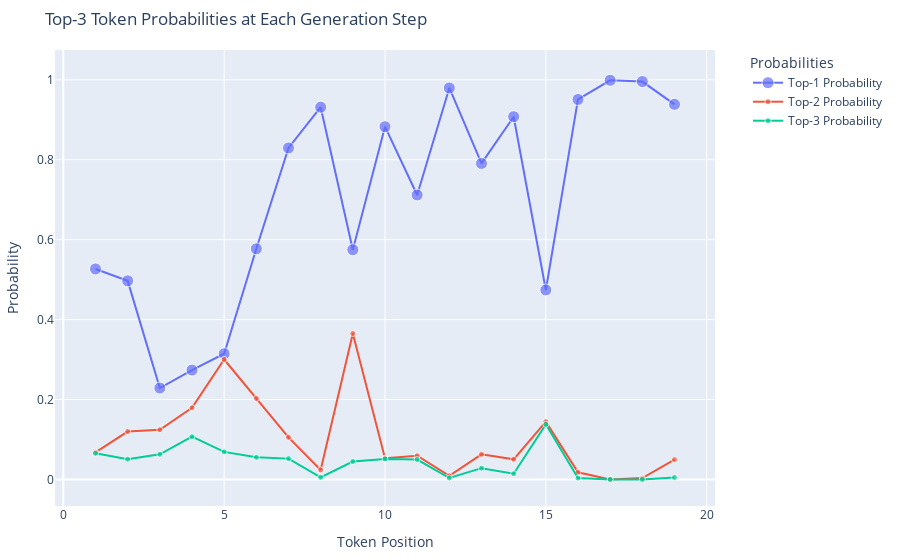

Notebook code for this chart:
### Code cell
ans_data = generate_answer(question_to_prompt(test_qnas[sample_i]))

visualize_topk_plotly(
    ans_data, 
    save_html=True,
    # show_text=False,
)

### Figure 1 — Plotly figure (JSON) as saved in the notebook; plotly's stock layout.template omitted (floating-point values rounded to 4 significant figures)
{"data": [{"marker": {"size": [12, 12, 12, 12, 12, 12, 12, 12, 12, 12, 12, 12, 12, 12, 12, 12, 12, 12, 12]}, "mode": "lines+markers", "name": "Top-1 Probability", "textposition": "top center", "type": "scatter", "x": [1, 2, 3, 4, 5, 6, 7, 8, 9, 10, 11, 12, 13, 14, 15, 16, 17, 18, 19], "y": [0.5268, 0.497, 0.2289, 0.2737, 0.3146, 0.5772, 0.8296, 0.9316, 0.5749, 0.8828, 0.7119, 0.9796, 0.7908, 0.9078, 0.4743, 0.9509, 0.9989, 0.9957, 0.9387]}, {"marker": {"size": [6, 6, 6, 6, 6, 6, 6, 6, 6, 6, 6, 6, 6, 6, 6, 6, 6, 6, 6]}, "mode": "lines+markers", "name": "Top-2 Probability", "textposition": "top center", "type": "scatter", "x": [1, 2, 3, 4, 5, 6, 7, 8, 9, 10, 11, 12, 13, 14, 15, 16, 17, 18, 19], "y": [0.06804, 0.1199, 0.1244, 0.1795, 0.3002, 0.2026, 0.1055, 0.02388, 0.3654, 0.05302, 0.05936, 0.009164, 0.06292, 0.05042, 0.1446, 0.01811, 0.000197, 0.003426, 0.04975]}, {"marker": {"size": [6, 6, 6, 6, 6, 6, 6, 6, 6, 6, 6, 6, 6, 6, 6, 6, 6, 6, 6]}, "mode": "lines+markers", "name": "Top-3 Probability", "textposition": "top center", "type": "scatter", "x": [1, 2, 3, 4, 5, 6, 7, 8, 9, 10, 11, 12, 13, 14, 15, 16, 17, 18, 19], "y": [0.06543, 0.05078, 0.06306, 0.1072, 0.06912, 0.05539, 0.05221, 0.005411, 0.04503, 0.05138, 0.04999, 0.003703, 0.02836, 0.01445, 0.138, 0.00343, 0.0001343, 0.0001003, 0.005003]}], "layout": {"autosize": true, "legend": {"orientation": "v", "title": {"text": "Probabilities"}, "x": 1.05, "y": 1}, "margin": {"b": 50, "l": 50, "r": 50, "t": 50}, "title": {"text": "Top-3 Token Probabilities at Each Generation Step"}, "xaxis": {"title": {"text": "Token Position"}}, "yaxis": {"title": {"text": "Probability"}}}}
